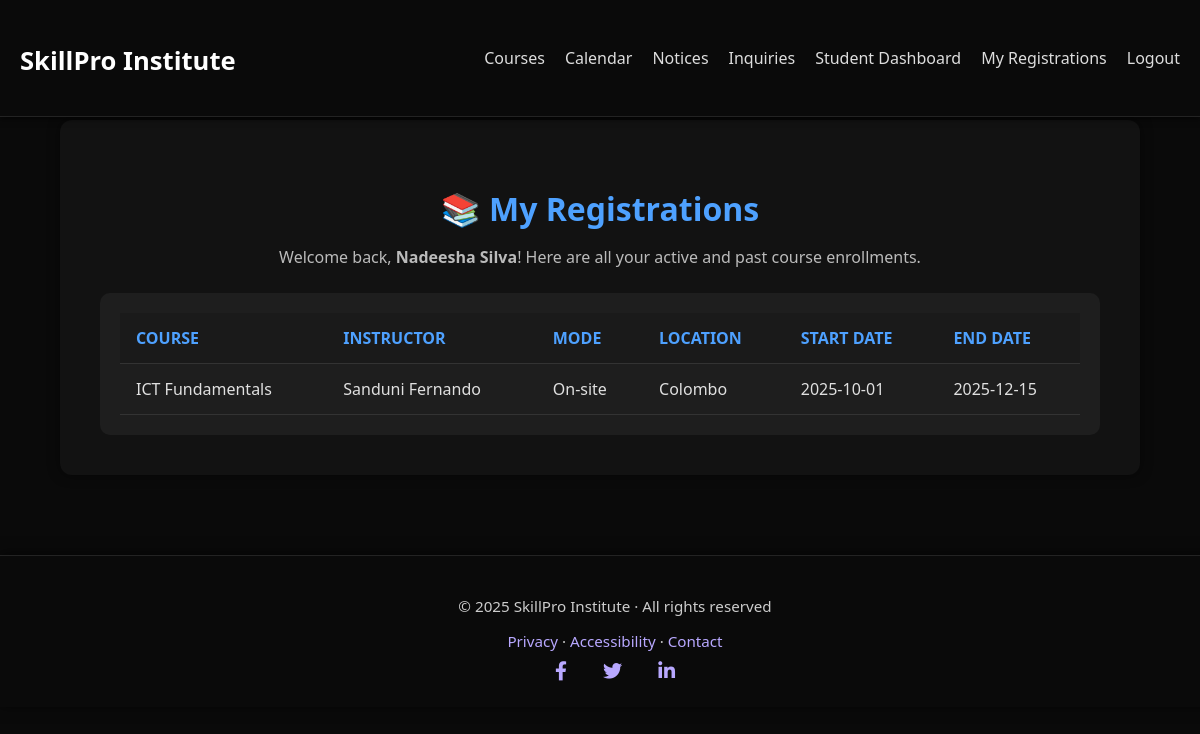
Screenshot of /student/my_registrations.php (signed in) with the database file from the repository.
### tables this page shows
CREATE TABLE registrations (
  id INT AUTO_INCREMENT PRIMARY KEY,
  offering_id INT,
  student_id INT,
  registered_at TIMESTAMP DEFAULT CURRENT_TIMESTAMP,
  UNIQUE KEY uniq_student_offering (offering_id, student_id),
  FOREIGN KEY (offering_id) REFERENCES course_offerings(id) ON DELETE CASCADE,
  FOREIGN KEY (student_id) REFERENCES users(id) ON DELETE CASCADE
);

CREATE TABLE courses (
  id INT AUTO_INCREMENT PRIMARY KEY,
  title VARCHAR(160),
  category VARCHAR(100),
  description TEXT,
  fee DECIMAL(10,2) DEFAULT 0
);

CREATE TABLE users (
  id INT AUTO_INCREMENT PRIMARY KEY,
  role ENUM('admin','instructor','student') NOT NULL,
  full_name VARCHAR(120) NOT NULL,
  email VARCHAR(160) UNIQUE NOT NULL,
  password_hash VARCHAR(255) NOT NULL,
  created_at TIMESTAMP DEFAULT CURRENT_TIMESTAMP
);

CREATE TABLE course_offerings (
  id INT AUTO_INCREMENT PRIMARY KEY,
  course_id INT,
  instructor_id INT,
  mode ENUM('Online','On-site'),
  location VARCHAR(120),
  start_date DATE,
  end_date DATE,
  FOREIGN KEY (course_id) REFERENCES courses(id) ON DELETE CASCADE,
  FOREIGN KEY (instructor_id) REFERENCES users(id) ON DELETE SET NULL
);

### student/my_registrations.php (the view, shortened to what this page needs)
<?php
require_once __DIR__ . '/../config/db.php';
include_once __DIR__ . '/../partials/header.php';
$student_id = $_SESSION['user_id'];
$stmt = $pdo->prepare("
  SELECT r.id, c.title, o.mode, o.location, o.start_date, o.end_date, u.full_name AS instructor
  FROM registrations r
  JOIN course_offerings o ON r.offering_id = o.id
  JOIN courses c ON o.course_id = c.id
  LEFT JOIN users u ON o.instructor_id=u.id
  WHERE r.student_id = ?
");
$stmt->execute([$student_id]);
$registrations = $stmt->fetchAll(PDO::FETCH_ASSOC);
?>
<link rel="stylesheet" href="/skill_pro_v2/assets/css/theme.css?v=<?php echo time(); ?>">
<link rel="stylesheet" href="/skill_pro_v2/assets/css/student.css?v=<?php echo time(); ?>">
<div class="student-page">
  <div class="student-header">
    <h2>📚 My Registrations</h2>
    <p>Welcome back, <strong><?= htmlspecialchars($_SESSION['name']) ?></strong>! Here are all your active and past course enrollments.</p>
  </div>
  <?php if ($registrations): ?>
  <div class="table-container">
    <table class="styled-table">
      <thead>
        <tr><th>Course</th><th>Instructor</th><th>Mode</th><th>Location</th><th>Start Date</th><th>End Date</th></tr>
      </thead>
      <tbody>
        <?php foreach($registrations as $r): ?>
        <tr>
          <td><?= htmlspecialchars($r['title']) ?></td>
          <td><?= htmlspecialchars($r['instructor'] ?: 'TBA') ?></td>
          <td><?= htmlspecialchars($r['mode']) ?></td>
          <td><?= htmlspecialchars($r['location']) ?></td>
          <td><?= htmlspecialchars($r['start_date']) ?></td>
          <td><?= htmlspecialchars($r['end_date']) ?></td>
        </tr>
        <?php endforeach; ?>
      </tbody>
    </table>
  </div>
  <?php else: ?>
    <p class="empty-message">You are not registered in any courses yet.</p>
  <?php endif; ?>
</div>
<?php include_once __DIR__ . '/../partials/footer.php'; ?>

### assets/css/theme.css (style rules this page uses)
html, body { background-color: #0a0a0a !important; color: #f0f0f0; font-family: "Poppins", Arial, sans-serif; margin: 0; padding: 0; min-height: 100vh; }
h1, h2, h3, h4 { color: #fff; }
.styled-table { width: 100%; border-collapse: collapse; }
.styled-table th, .styled-table td { padding: 12px 15px; text-align: left; border-bottom: 1px solid #333; color: #e0e0e0; }
.styled-table th { background: #222; color: #4ea1ff; text-transform: uppercase; }
:root { --header-h: 78px; }
body { padding-top: var(--header-h); }

### assets/css/student.css (style rules this page uses)
.student-page { background: #121212; color: #f1f1f1; padding: 40px; border-radius: 12px; max-width: 1000px; margin: 50px auto; box-shadow: 0 0 12px rgba(0, 0, 0, 0.5); }
.student-header { margin-bottom: 25px; text-align: center; }
.student-header h2 { color: #4ea1ff; font-size: 2rem; margin-bottom: 10px; }
.student-header p { color: #bbb; font-size: 1rem; }
.table-container { overflow-x: auto; border-radius: 10px; background: #1e1e1e; padding: 20px; }
.styled-table { width: 100%; border-collapse: collapse; }
.styled-table th, .styled-table td { padding: 14px 16px; border-bottom: 1px solid #333; }
.styled-table th { background: #1a1a1a; color: #4ea1ff; text-transform: uppercase; font-weight: 600; }
body { background-color: #0e0e0e; color: #f2f2f2; font-family: 'Segoe UI', sans-serif; margin: 0; padding: 0; }

### rows the page displays
registrations: courses.title "ICT Fundamentals", users.full_name "Sanduni Fernando", offering.mode "On-site", offering.location "Colombo", offering.start_date "2025-10-01", offering.end_date "2025-12-15"

### other values shown
$_SESSION['name'] "Nadeesha Silva"
